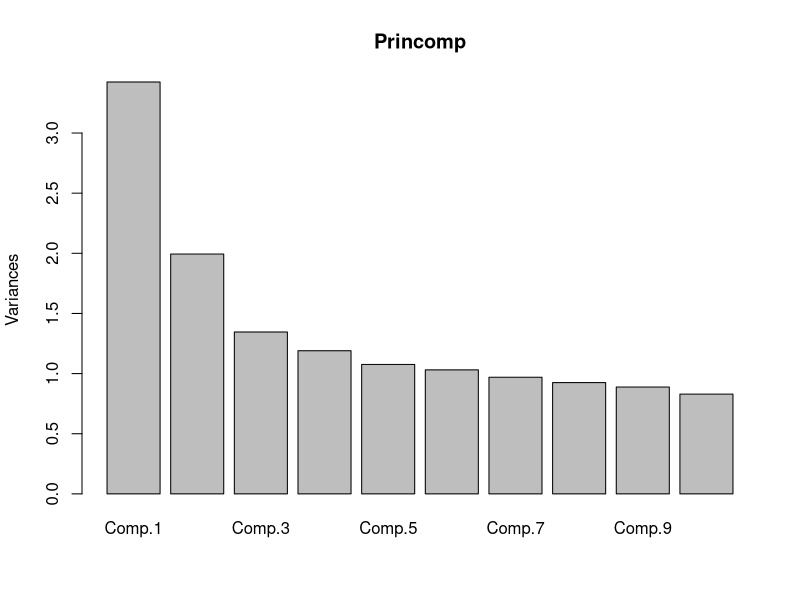

Write the R code that produced this figure. (Note: this script raises an error after producing the figure.)
#=============================================================================
#                   Create an index according to performance
#=============================================================================

cbPalette <- c("#0072B2", "#D55E00")

library(zoo)
library(plyr)
library(magrittr)
library(stringr)
library(tidyverse)
library(ggplot2)
require(forecast)
options(stringsAsFactors = F)

theme_set(theme_minimal())

STATS <- read.csv('Index_performance/DATABASE.csv')

STATS[,-c(1:4)] %<>% sapply(as.numeric)
STATS$Date %<>%  as.Date


STATS %<>% filter(variable == 'Home')

#Principal components
Princomp <- princomp(STATS[,-c(1:4)], cor = T)

#Find number of components that explain most of the data
plot(Princomp)

#Biplot
#biplot(Princomp, col =c('white', 'red'), cex = .5)


#Loadings
(Loadings <- Princomp$loadings[,1:2] %>% round(2) %>% data.frame %>% 
    mutate(Attribute = rownames(.)) %>% 
    select(Attribute, everything()) %>% 
    arrange(Comp.2))


#Scores 2 component add it to DATA
STATS$PC1<- Princomp$scores[,1]
STATS$PC2<- Princomp$scores[,2]


#Plot time series of the Index by teams
ggplot(data= STATS, aes(x= Date, y = PC1, color = League)) + 
  geom_hline(yintercept= 0, colour ='red') +
  geom_line() + 
  facet_wrap(~Team) + 
  scale_color_manual(values=cbPalette)

#Box plot by teams
ggplot(data= STATS, aes(y = PC1, x = reorder(Team, PC1, FUN = median),  color = League)) + 
  geom_hline(yintercept= 0, colour ='red') +
  geom_boxplot(show.legend = F) + 
  facet_wrap(~League, scales = 'free_y') + coord_flip() + 
  scale_color_manual(values=cbPalette)

#Index of the best teams from 2011 to 2016 with more than 40 matches in the DB
STATS  %>% 
  group_by(Team) %>% filter(n()>30) %>%   summarise(
    Index.1 = mean(PC1),
    Index.2 = mean(PC2)
  ) %>% arrange(desc(Index.1)) %>% data.frame


#add a moving average so the index can determine the "current INdex'
# of each Team


STATS %<>% group_by(Team) %>%  filter(n()>30) %>%
  arrange(Date) %>% 
  mutate(
    M.A.PC1 = rollmeanr(PC1, 15, fill = NA ),
    M.A.PC2 = rollmeanr(PC2, 15, fill = NA )
  )

#Plot time series of the Index by teams
ggplot(data= STATS, aes(x= Date )) + 
  geom_hline(yintercept= 0, colour ='red', size = .1) +
  geom_line(aes(y = PC1), colour = 'gray', linetype= 2) + 
  geom_line(aes(y = M.A.PC1, color = League)) + 
  facet_wrap(~Team) + 
  scale_color_manual(values=cbPalette)  


#How good does the index explains the result??

#Average according to the scores
AVG_PC1 <- STATS %>% group_by(Dif = Goals - Goals_Opp) %>% 
  summarise(
    PC1.mean = mean(PC1),
    count = n()
  )

ggplot(STATS, aes(y = PC1, group = Goals - Goals_Opp, x = Goals - Goals_Opp)) +
  geom_boxplot()

ggplot(data = STATS, aes(y = PC2, x = PC1)) + 
  geom_point(aes(color = Goals - Goals_Opp))  +
  scale_colour_gradient(low = 'white', high = 'red')

ggplot(data = STATS, aes(y = Goals, x =  PC1)) + 
  geom_jitter() +
  geom_smooth()

lm(formula =   Goals - Goals_Opp~PC1, data= STATS) %>% summary

#No explica mucho

#Using Moving average get the latest MA of each team and plot it

Index.2016 <- STATS %>% group_by(Team) %>% 
  filter(Date == max(Date)) %>% 
  select(Team, M.A.PC1, M.A.PC2, Date, League) %>% filter(Date>= as.Date('2016-11-01'))

ggplot(Index.2016, aes(x = M.A.PC1, y = M.A.PC2, color = League)) +
  geom_point(show.legend = F) +
  geom_text(aes(label = Team), check_overlap = TRUE, nudge_y = 0.08,
            show.legend = F)


Fouls.cols <- grep('Faltas|Tarjetas',colnames(STATS), value = T)

#Why one league is divided by PC.2

Fouls.summary <- STATS %>% ddply(.(League), function(x){
  sapply(x[,c(Fouls.cols, 'PC2')], mean)
})
